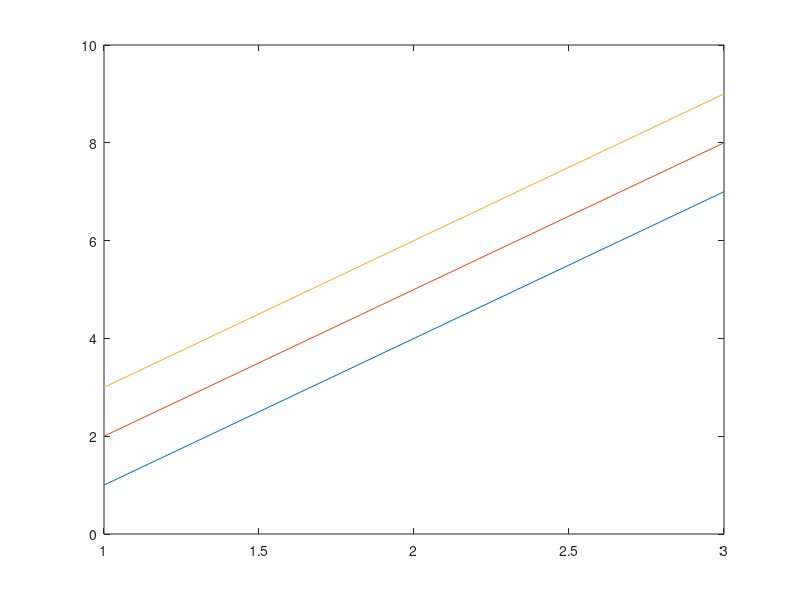

This figure's MATLAB source:
A = [ 1 2 3; 4 5 6; 7 8 9]
B = [ 2 4 6; 1 4 6; 3 6 9]
C = A.* A
D = B.*B
E = A*B
F = A.^2
G = A^2
H = A(:,2)
I= A(3, :)

a = [1 3 5 4 2; 5 6 7 2 1; 1 1 2 3 2; 1 2 3 5 5]
rand(3,3)
randi(3,3)
plot(A)